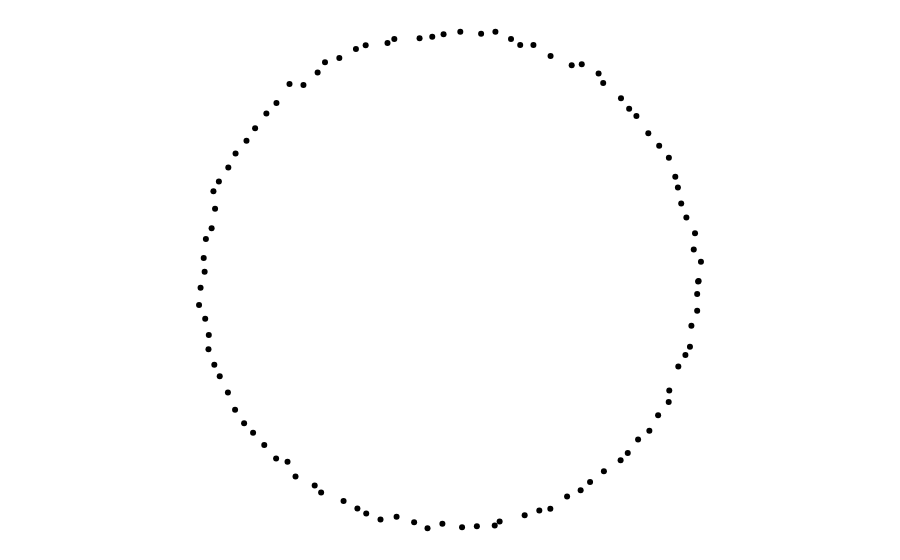

Notebook cell for this chart:
### Markdown cell above
Create some data

### Code cell
data1 = load_image_point_cloud("../data/data11.jpeg", n=500, threshold=0.95, intensity_weighted=False)

# make a circle as the data
data1 = np.array([[np.cos(theta), np.sin(theta)] for theta in np.linspace(0, 2 * np.pi, 100)]) + np.random.normal(scale=0.01, size=(100, 2))

ones = np.ones((data1.shape[0], 1))
print("Data shape:", ones.shape)

print("Data shape:", data1.shape)

func_basis = np.hstack((ones, data1,))  # Add a column of ones to the data

# x2 = data1[:, 0] ** 2
# y2 = data1[:, 1] ** 2
# xy = data1[:, 0] * data1[:, 1]

# func_basis = np.hstack((func_basis, xy[:, np.newaxis]))  # Add quadratic terms

print("Data shape after adding ones:", func_basis.shape)

plot_scatter_2d(data1, color = 'black').show()
dg1 = DiffusionGeometry.from_point_cloud(data1, function_basis=func_basis)
# dg1 = DiffusionGeometry.from_point_cloud(data1, rcond = 1e-1)

### Figure 1 — Plotly figure (JSON) as saved in the notebook; plotly's stock layout.template omitted (floating-point values rounded to 4 significant figures)
{"data": [{"marker": {"color": "black", "opacity": 1, "size": 6}, "mode": "markers", "type": "scatter", "x": [1.007, 1.017, 0.9876, 0.9928, 0.9579, 0.937, 0.9236, 0.9131, 0.8872, 0.8479, 0.804, 0.7559, 0.7265, 0.6936, 0.6216, 0.603, 0.535, 0.4943, 0.4089, 0.3396, 0.2862, 0.249, 0.1859, 0.1281, 0.04402, -0.02361, -0.06934, -0.1206, -0.2227, -0.2503, -0.3385, -0.3779, -0.445, -0.5029, -0.5327, -0.59, -0.6464, -0.6991, -0.7399, -0.7855, -0.8203, -0.8644, -0.8937, -0.9319, -0.9539, -0.9473, -0.9613, -0.9844, -0.9932, -0.9894, -1.006, -1.012, -0.9872, -0.9726, -0.974, -0.9503, -0.9285, -0.8954, -0.8664, -0.8299, -0.7936, -0.7484, -0.7006, -0.6545, -0.622, -0.5446, -0.5186, -0.4278, -0.3719, -0.3363, -0.2786, -0.2135, -0.1426, -0.08844, -0.02833, 0.05105, 0.1109, 0.1831, 0.2029, 0.3042, 0.3634, 0.408, 0.4757, 0.5305, 0.5686, 0.6245, 0.692, 0.7209, 0.7627, 0.8082, 0.8436, 0.8864, 0.8887, 0.9253, 0.954, 0.9723, 0.9782, 1.002, 1.002, 1.005], "y": [-0.003459, 0.07426, 0.1243, 0.1892, 0.2533, 0.3098, 0.375, 0.4178, 0.4954, 0.543, 0.5942, 0.6633, 0.6933, 0.7349, 0.7966, 0.8357, 0.8731, 0.8692, 0.9057, 0.9508, 0.9504, 0.9746, 1.004, 0.9961, 1.004, 0.9939, 0.9835, 0.9784, 0.9752, 0.9585, 0.9501, 0.9349, 0.8985, 0.8811, 0.8398, 0.7889, 0.7928, 0.7163, 0.6742, 0.6137, 0.5631, 0.5121, 0.4553, 0.3988, 0.359, 0.2889, 0.21, 0.1662, 0.08987, 0.03409, -0.03065, -0.1005, -0.1559, -0.2217, -0.279, -0.3414, -0.3888, -0.454, -0.5237, -0.5779, -0.6172, -0.6666, -0.7212, -0.7342, -0.7937, -0.8303, -0.8587, -0.8926, -0.9234, -0.943, -0.9679, -0.9565, -0.9784, -1.003, -0.9844, -0.9987, -0.9947, -0.9913, -0.9758, -0.9504, -0.9307, -0.9236, -0.8742, -0.8497, -0.8161, -0.7721, -0.7283, -0.6986, -0.6439, -0.609, -0.5459, -0.4924, -0.4458, -0.3485, -0.302, -0.2691, -0.1839, -0.1238, -0.05583, -0.005234]}], "layout": {"coloraxis": {"showscale": false}, "margin": {"b": 0, "l": 0, "r": 0, "t": 0}, "paper_bgcolor": "white", "plot_bgcolor": "white", "scene": {"aspectmode": "data", "xaxis": {"showbackground": false, "showgrid": false, "showticklabels": false, "title": {"text": ""}, "visible": false, "zeroline": false}, "yaxis": {"showbackground": false, "showgrid": false, "showticklabels": false, "title": {"text": ""}, "visible": false, "zeroline": false}, "zaxis": {"showbackground": false, "showgrid": false, "showticklabels": false, "title": {"text": ""}, "visible": false, "zeroline": false}}, "showlegend": false, "title": {"text": ""}, "xaxis": {"automargin": false, "showgrid": false, "showline": false, "showticklabels": false, "title": {"text": ""}, "zeroline": false}, "yaxis": {"automargin": false, "scaleanchor": "x", "scaleratio": 1, "showgrid": false, "showline": false, "showticklabels": false, "title": {"text": ""}, "zeroline": false}}}
